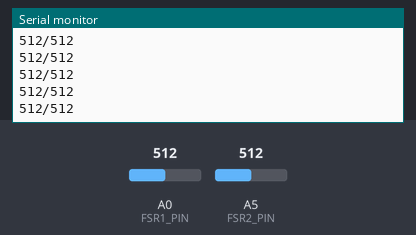
The sketch below on a simulated Arduino Uno, built with avr-gcc and run on an emulated ATmega328P. On the bench: the last lines printed to the serial monitor. The inputs (shaded band) are chosen by the test bench; at power-on: A0 (FSR1_PIN) = 512, A5 (FSR2_PIN) = 512.

Above: at 1.2 s.
1.3 s: A0 (FSR1_PIN) set to 982
At 2.3 s:
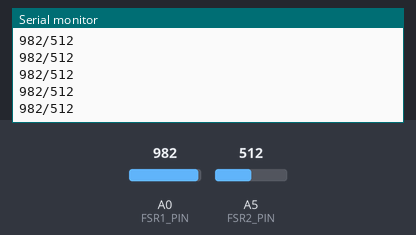
2.8 s: A0 (FSR1_PIN) set to 1011
At 3.5 s:
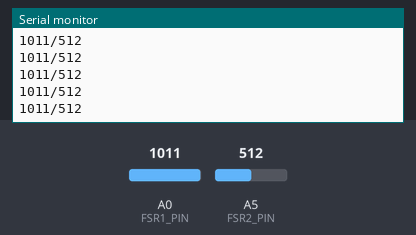
Timing chart, 0 to 5.8 s (numbered marks = the images above; inputs shaded):
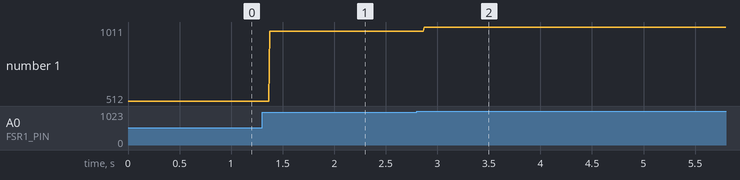

Measured:
- after the input at 1.3 s, the serial monitor: prints a new line after 0.08 s (image 1)
- after the input at 2.8 s, the serial monitor: prints a new line after 0.07 s (image 2)
- plotted number 1: 512 → 982 after the input at 1.3 s, 982 → 1011 after the input at 2.8 s

The sketch:

FSRButton.ino
```cpp
// button FSRs
const int FSR1_PIN = A0; // Pin connected to FSR/resistor divider
const int FSR2_PIN = A5; // Pin connected to FSR/resistor divider
int fsr1ADC = 0;
int fsr2ADC = 0;

void setup() {
  pinMode (FSR1_PIN, INPUT);
  pinMode (FSR2_PIN, INPUT);
  Serial.begin( 9600 );
}

void loop() {

  // Determine and send the state of the button and the door
  fsr1ADC = analogRead(FSR1_PIN);
  fsr2ADC = analogRead(FSR2_PIN);
  Serial.print(fsr1ADC);
  Serial.print('/');
  Serial.println(fsr2ADC);
}
```
